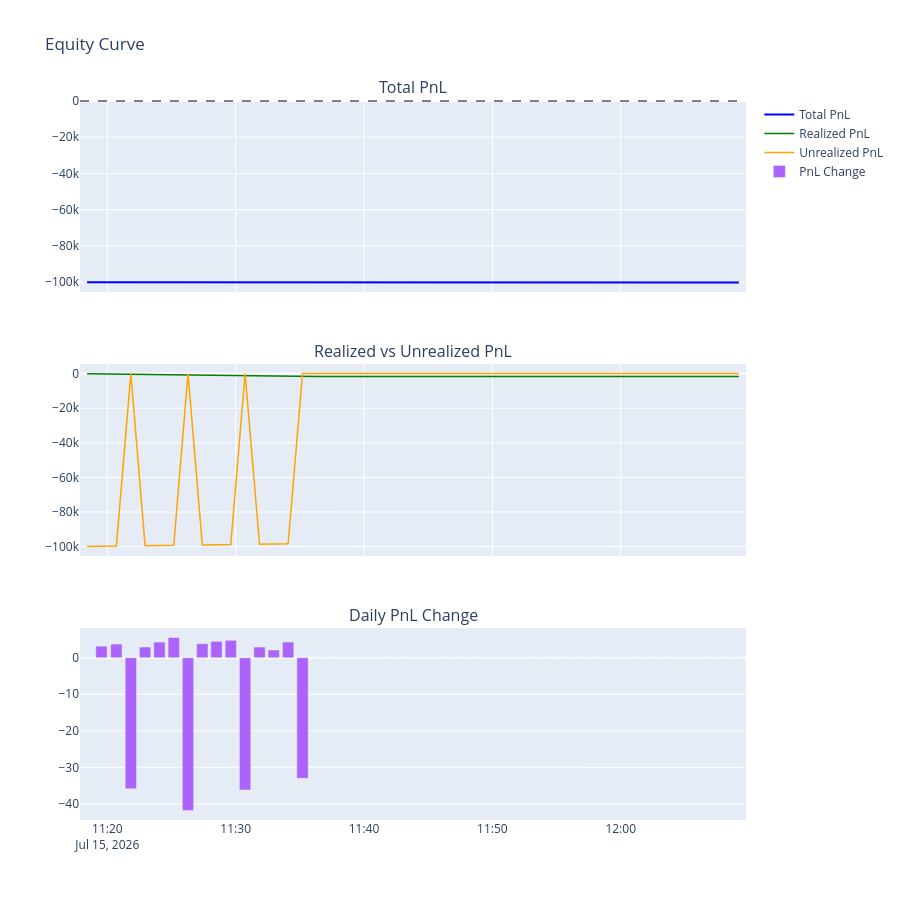

Here is the notebook cell this chart was saved with:
### Markdown cell above
## Plots

### Code cell
equity = results['equity_curve']

fig = make_subplots(rows=3, cols=1, shared_xaxes=True,
                    subplot_titles=("Total PnL", "Realized vs Unrealized PnL", "Daily PnL Change"),
                    vertical_spacing=0.10)

# Total PnL
fig.add_trace(
    go.Scatter(x=equity['timestamp'], y=equity['total_pnl'],
               mode='lines', name='Total PnL', line=dict(color='blue', width=2)),
    row=1, col=1
)
fig.add_hline(y=0, line_dash="dash", line_color="gray", row=1, col=1)

# Realized vs Unrealized
fig.add_trace(
    go.Scatter(x=equity['timestamp'], y=equity['realized_pnl'],
               mode='lines', name='Realized PnL', line=dict(color='green', width=1.5)),
    row=2, col=1
)
fig.add_trace(
    go.Scatter(x=equity['timestamp'], y=equity['unrealized_pnl'],
               mode='lines', name='Unrealized PnL', line=dict(color='orange', width=1.5)),
    row=2, col=1
)

# Daily PnL Change
pnl_change = equity['total_pnl'].diff().fillna(0)
fig.add_trace(
    go.Bar(x=equity['timestamp'], y=pnl_change, name='PnL Change'),
    row=3, col=1
)

fig.update_layout(height=900, title_text="Equity Curve", showlegend=True)
fig.show()
